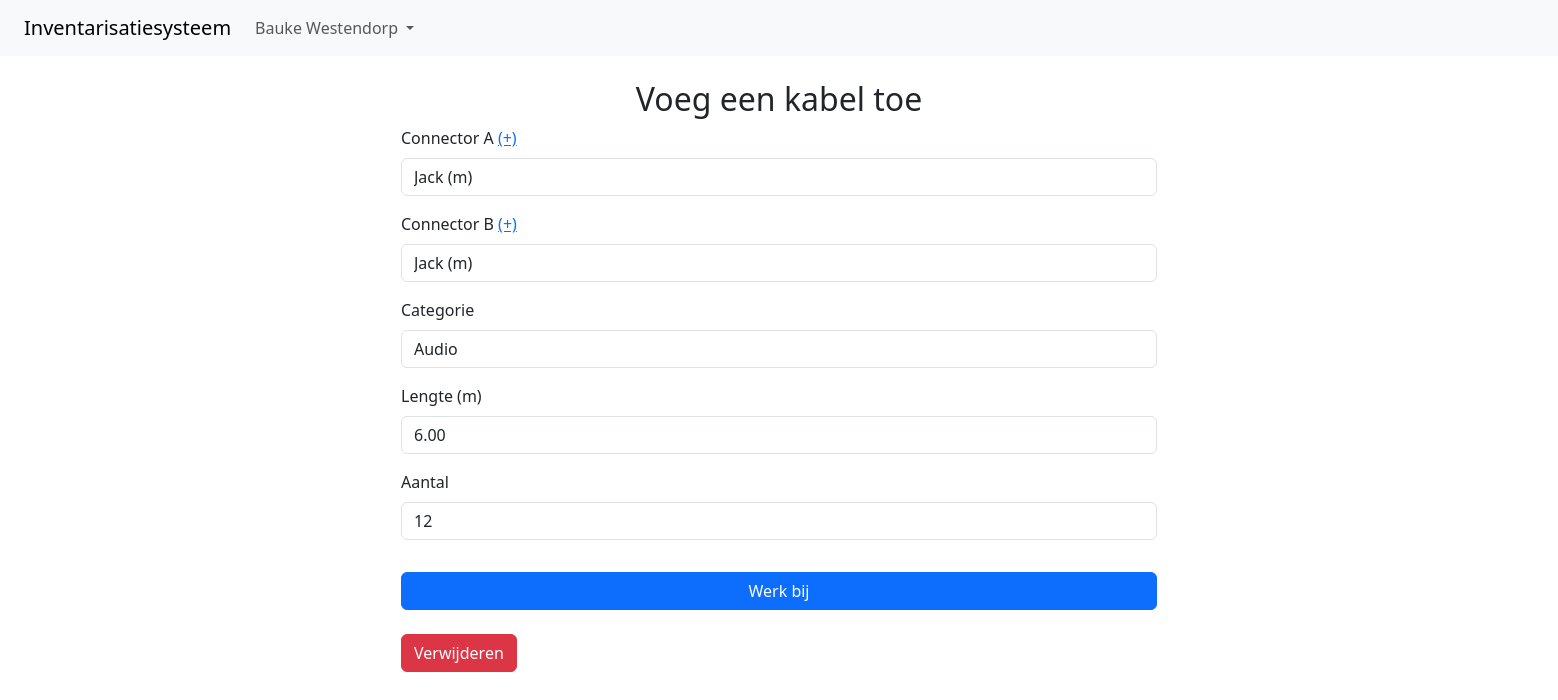
/cable/1/edit (signed in), run on an earlier commit of the app's database.
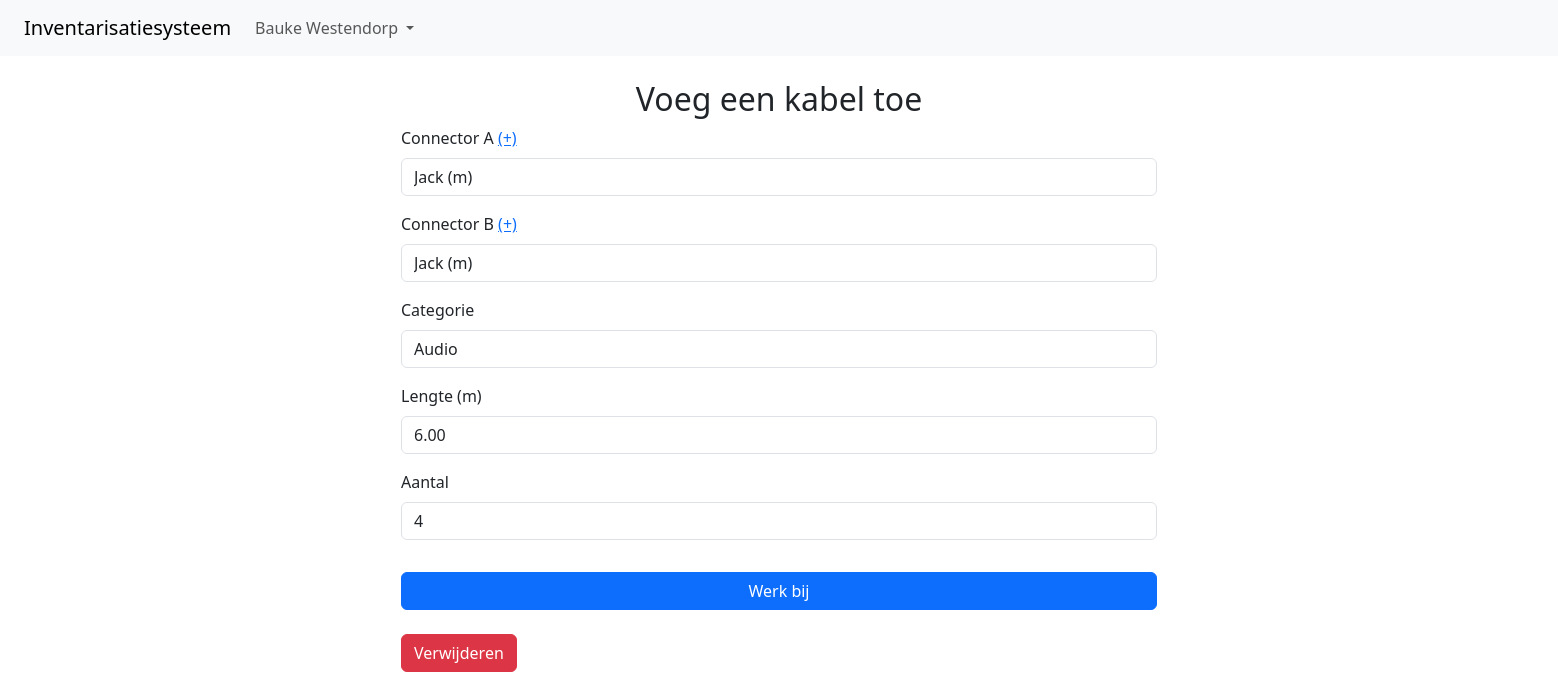
And on a later commit of the database.
### models.py (models this page shows, shortened)
class User(db.Model, UserMixin):
    id = db.Column(db.Integer, primary_key=True)
    username = db.Column(db.String(60), unique=True, nullable=False)
    email = db.Column(db.String(120), unique=True, nullable=False)
    password = db.Column(db.String(60), nullable=False)

class Cable(db.Model):
    id = db.Column(db.Integer, primary_key=True)
    length = db.Column(db.Float, nullable=False)
    conn_a_id = db.Column(db.Integer, db.ForeignKey('connector.id'), nullable=False)
    conn_a = db.relationship('Connector', foreign_keys=[conn_a_id])
    conn_b_id = db.Column(db.Integer, db.ForeignKey('connector.id'), nullable=False)
    conn_b = db.relationship('Connector', foreign_keys=[conn_b_id])
    category_id = db.Column(db.Integer, db.ForeignKey('category.id'), nullable=False)
    category = db.relationship('Category', foreign_keys=[category_id])
    count = db.Column(db.Integer, nullable=False)

### routes.py (the view, shortened to what this page needs)
@app.route("/cable/<int:id>/edit", methods=['GET', 'POST'])
@login_required
def cable_edit(id):
    cable = Cable.query.get_or_404(id)
    form = CableForm(obj=cable)
    form.conn_a.choices = [(conn.id, f'{conn.name} ({conn.gender_label()})') for conn in Connector.query.all()]
    form.conn_b.choices = [(conn.id, f'{conn.name} ({conn.gender_label()})') for conn in Connector.query.all()]
    form.category.choices = [(category.id, category.name) for category in Category.query.all()]
    form.submit.label.text = "Werk bij"
    return render_template("cable.html", title="Bewerk kabel", form=form, cable_id=id)

### forms.py
class CableForm(FlaskForm):
    conn_a = SelectField("Connector A", validators=[DataRequired()])
    conn_b = SelectField("Connector B", validators=[DataRequired()])
    length = DecimalField("Lengte (m)", validators=[DataRequired(), NumberRange(min=0, max=1000)])
    category = SelectField("Categorie", validators=[DataRequired()])
    count = IntegerField("Aantal", validators=[DataRequired(), NumberRange(min=1)])
    submit = SubmitField("Voeg toe")

### app.py (called while the page is built)
@app.before_request
def create_tables():
    db.create_all()

### models.py (called while the page is built)
@login_manager.user_loader
def load_user(user_id):
    return User.query.get(int(user_id))

    def __repr__(self):
        return f"Category('{self.id}', '{self.name}')"

    def __repr__(self):
        return f"Connector('{self.id}', '{self.name}', '{self.is_male}')"

    def gender_label(self):
        if self.is_male:
            return 'm'
        else:
            return 'f'

### templates/cable.html (shortened to what this page needs)
{% extends "base.html" %} {% block content %}
<div class="mt-4 row justify-content-center">
    <div class="col-md-6">
        <h2 class="text-center">Voeg een kabel toe</h2>
        <form class="d-flex flex-column" style="gap: 1rem" method="POST" action="">
            <div class="form-group">
                {{ form.conn_a.label(class="form-label") }}
                <a href="/connector/add">(+)</a>
                {{ form.conn_a(class="form-control") }}
            </div>
            <div class="form-group">
                {{ form.conn_b.label(class="form-label") }}
                <a href="/connector/add">(+)</a>
                {{ form.conn_b(class="form-control") }}
            </div>
            <div class="form-group">
                {{ form.category.label(class="form-label") }}
                {{ form.category(class="form-control") }}
            </div>
            <div class="form-group">
                {{ form.length.label(class="form-label") }}
                {{ form.length(class="form-control") }}
            </div>
            <div class="form-group">
                {{ form.count.label(class="form-label") }}
                {{ form.count(class="form-control") }}
            </div>
            <div class="form-group mt-3">
                {{ form.submit(class="btn btn-primary w-100") }}
            </div>
        </form>
        {% if cable_id %}
            <am href="/cable/{{cable_id}}/delete" class="btn btn-danger mt-4">Verwijderen</a>
        {% endif %}
    </div>
</div>
{% endblock %}

### templates/base.html (shortened to what this page needs)
<!doctype html>
<html lang="en">
    <head>
        <link
            href="https://cdn.jsdelivr.net/npm/bootstrap@5.3.3/dist/css/bootstrap.min.css"
            rel="stylesheet"
        />
        <link rel="stylesheet" href="{{ url_for('static', filename='main.css') }}">
    </head>
    <body>
        <nav class="px-4 py-2 navbar navbar-expand-lg navbar-light bg-light">
            <a class="navbar-brand" href="/">Inventarisatiesysteem</a>
            <div class="collapse navbar-collapse">
                <ul class="navbar-nav ml-auto">
                    {% if current_user.is_authenticated %}
                        <li class="nav-item dropdown">
                            <a class="nav-link dropdown-toggle"
                                href="#"
                                id="navbarDropdown"
                                role="button"
                                data-bs-toggle="dropdown"
                                aria-haspopup="true"
                                aria-expanded="false"
                            >
                                {{ current_user.username }}
                            </a>
                        </li>
                    {% else %}
                        <li class="nav-item">
                            <a class="nav-link" href="/login">Login</a>
                        </li>
                    {% endif %}
                </ul>
            </div>
        </nav>
        <div id="page">
            {% block content %} {% endblock %}
        </div>
    </body>
</html>

### static/main.css (style rules this page uses)
#page { width: 96rem; margin: 0 auto; }

What changed in the data, as far as the page shows it:
changed Cable "Jack (m)": count "12" → "4"
